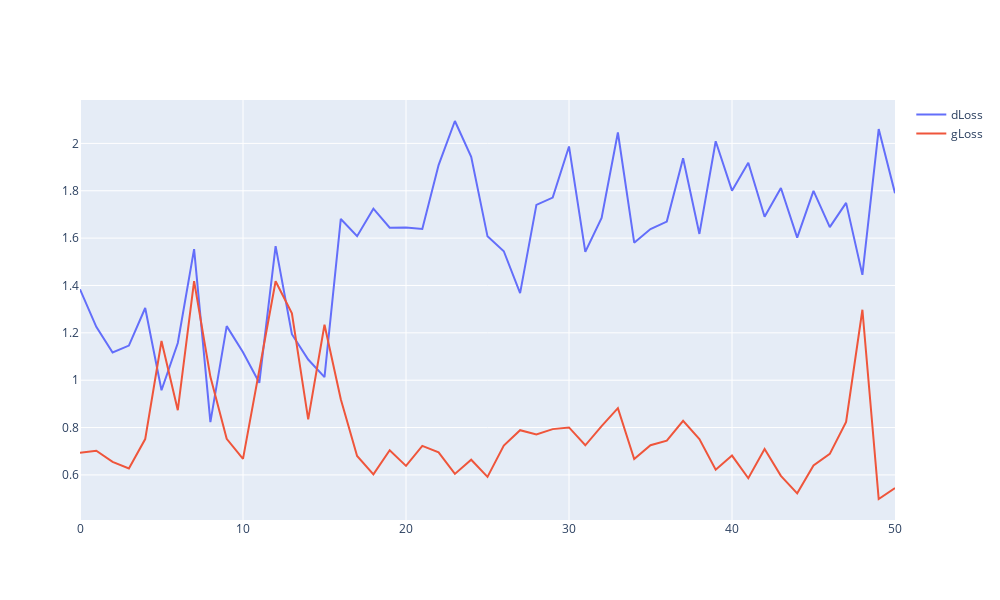

The code cell stored with this chart in its notebook:
### Code cell
fig1 = go.Figure()

fig1.add_trace(go.Scatter(y=dLoss, mode="lines", showlegend=True, name='dLoss'))
fig1.add_trace(go.Scatter(y=gLoss, mode="lines", showlegend=True, name='gLoss'))
#fig1.add_trace(go.Scatter(y=acc, mode="lines", showlegend=True, name='acc'))
fig1.update_layout(width=1000, height=600)

fig1.show()

### Figure 1 — Plotly figure (JSON) as saved in the notebook; plotly's stock layout.template omitted (floating-point values rounded to 4 significant figures)
{"data": [{"mode": "lines", "name": "dLoss", "showlegend": true, "type": "scatter", "y": [1.384, 1.225, 1.117, 1.146, 1.305, 0.9574, 1.157, 1.554, 0.8228, 1.228, 1.118, 0.9889, 1.566, 1.194, 1.087, 1.013, 1.681, 1.608, 1.724, 1.644, 1.645, 1.638, 1.908, 2.095, 1.944, 1.608, 1.544, 1.367, 1.74, 1.771, 1.987, 1.542, 1.686, 2.046, 1.581, 1.638, 1.67, 1.938, 1.618, 2.009, 1.801, 1.918, 1.69, 1.812, 1.602, 1.8, 1.646, 1.749, 1.445, 2.061, 1.79]}, {"mode": "lines", "name": "gLoss", "showlegend": true, "type": "scatter", "y": [0.6931, 0.7024, 0.6551, 0.6272, 0.7512, 1.166, 0.8732, 1.418, 1.014, 0.7523, 0.6677, 1.036, 1.418, 1.283, 0.8348, 1.234, 0.9196, 0.6801, 0.602, 0.7041, 0.6382, 0.7226, 0.6953, 0.6043, 0.6643, 0.5918, 0.7237, 0.7888, 0.7703, 0.7934, 0.8004, 0.7251, 0.8061, 0.8818, 0.6669, 0.7252, 0.7446, 0.8281, 0.7512, 0.6219, 0.6817, 0.5859, 0.7096, 0.5961, 0.5222, 0.6398, 0.6888, 0.8236, 1.297, 0.4982, 0.5446]}], "layout": {"height": 600, "width": 1000}}
